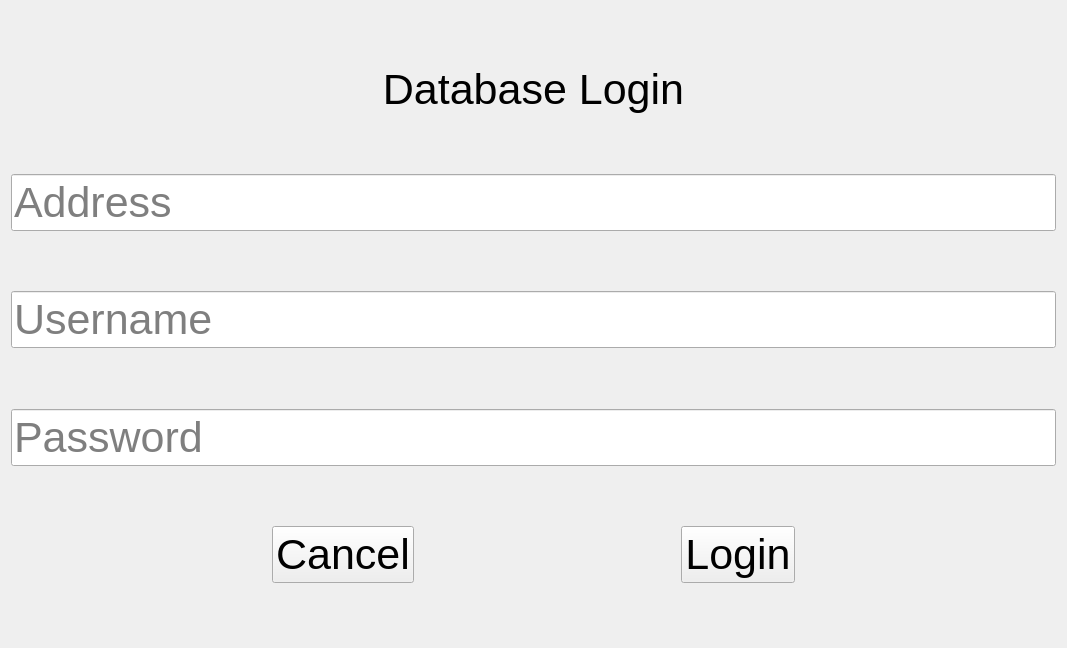
<?xml version="1.0" encoding="UTF-8"?>
<ui version="4.0">
 <class>DBLogin</class>
 <widget class="QWidget" name="DBLogin">
  <property name="geometry">
   <rect>
    <x>0</x>
    <y>0</y>
    <width>1067</width>
    <height>648</height>
   </rect>
  </property>
  <property name="font">
   <font>
    <pointsize>32</pointsize>
   </font>
  </property>
  <property name="windowTitle">
   <string>Form</string>
  </property>
  <layout class="QVBoxLayout" name="verticalLayout">
   <item>
    <spacer name="verticalSpacer_4">
     <property name="orientation">
      <enum>Qt::Vertical</enum>
     </property>
     <property name="sizeHint" stdset="0">
      <size>
       <width>20</width>
       <height>40</height>
      </size>
     </property>
    </spacer>
   </item>
   <item>
    <widget class="QLabel" name="labelTop">
     <property name="text">
      <string>Database Login</string>
     </property>
     <property name="alignment">
      <set>Qt::AlignCenter</set>
     </property>
    </widget>
   </item>
   <item>
    <spacer name="verticalSpacer">
     <property name="orientation">
      <enum>Qt::Vertical</enum>
     </property>
     <property name="sizeHint" stdset="0">
      <size>
       <width>20</width>
       <height>46</height>
      </size>
     </property>
    </spacer>
   </item>
   <item>
    <widget class="QLineEdit" name="lineAddress">
     <property name="echoMode">
      <enum>QLineEdit::Normal</enum>
     </property>
     <property name="placeholderText">
      <string>Address</string>
     </property>
    </widget>
   </item>
   <item>
    <spacer name="verticalSpacer_2">
     <property name="orientation">
      <enum>Qt::Vertical</enum>
     </property>
     <property name="sizeHint" stdset="0">
      <size>
       <width>20</width>
       <height>46</height>
      </size>
     </property>
    </spacer>
   </item>
   <item>
    <widget class="QLineEdit" name="lineUsername">
     <property name="placeholderText">
      <string>Username</string>
     </property>
    </widget>
   </item>
   <item>
    <spacer name="verticalSpacer_6">
     <property name="orientation">
      <enum>Qt::Vertical</enum>
     </property>
     <property name="sizeHint" stdset="0">
      <size>
       <width>20</width>
       <height>40</height>
      </size>
     </property>
    </spacer>
   </item>
   <item>
    <widget class="QLineEdit" name="linePassword">
     <property name="echoMode">
      <enum>QLineEdit::Password</enum>
     </property>
     <property name="placeholderText">
      <string>Password</string>
     </property>
    </widget>
   </item>
   <item>
    <spacer name="verticalSpacer_3">
     <property name="orientation">
      <enum>Qt::Vertical</enum>
     </property>
     <property name="sizeHint" stdset="0">
      <size>
       <width>20</width>
       <height>46</height>
      </size>
     </property>
    </spacer>
   </item>
   <item>
    <layout class="QHBoxLayout" name="horizontalLayout">
     <item>
      <spacer name="horizontalSpacer_3">
       <property name="orientation">
        <enum>Qt::Horizontal</enum>
       </property>
       <property name="sizeHint" stdset="0">
        <size>
         <width>40</width>
         <height>20</height>
        </size>
       </property>
      </spacer>
     </item>
     <item>
      <widget class="QPushButton" name="btnCancel">
       <property name="text">
        <string>Cancel</string>
       </property>
      </widget>
     </item>
     <item>
      <spacer name="horizontalSpacer">
       <property name="orientation">
        <enum>Qt::Horizontal</enum>
       </property>
       <property name="sizeType">
        <enum>QSizePolicy::Expanding</enum>
       </property>
       <property name="sizeHint" stdset="0">
        <size>
         <width>40</width>
         <height>20</height>
        </size>
       </property>
      </spacer>
     </item>
     <item>
      <widget class="QPushButton" name="btnLogin">
       <property name="text">
        <string>Login</string>
       </property>
      </widget>
     </item>
     <item>
      <spacer name="horizontalSpacer_2">
       <property name="orientation">
        <enum>Qt::Horizontal</enum>
       </property>
       <property name="sizeHint" stdset="0">
        <size>
         <width>40</width>
         <height>20</height>
        </size>
       </property>
      </spacer>
     </item>
    </layout>
   </item>
   <item>
    <spacer name="verticalSpacer_5">
     <property name="orientation">
      <enum>Qt::Vertical</enum>
     </property>
     <property name="sizeHint" stdset="0">
      <size>
       <width>20</width>
       <height>40</height>
      </size>
     </property>
    </spacer>
   </item>
  </layout>
 </widget>
 <resources/>
 <connections/>
</ui>
